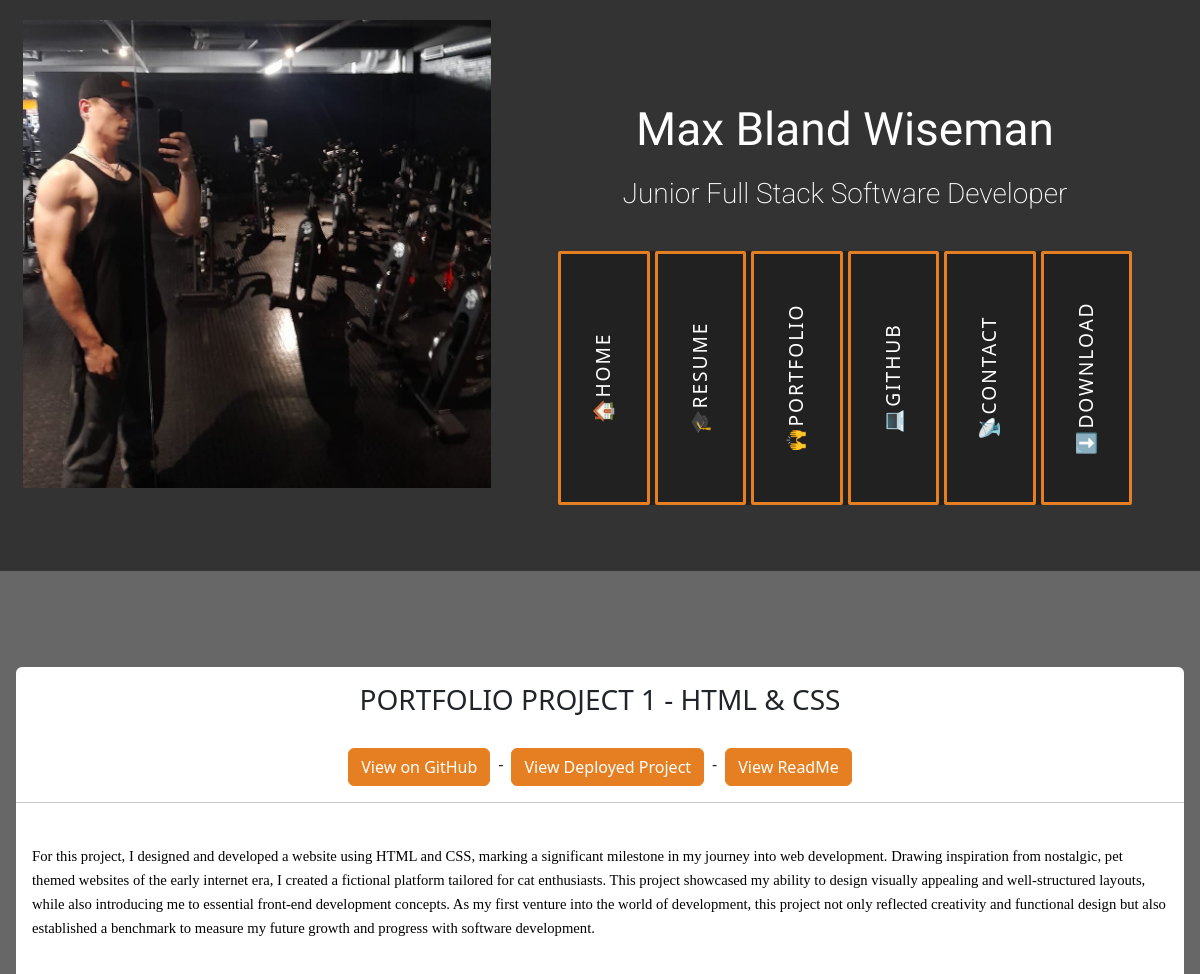
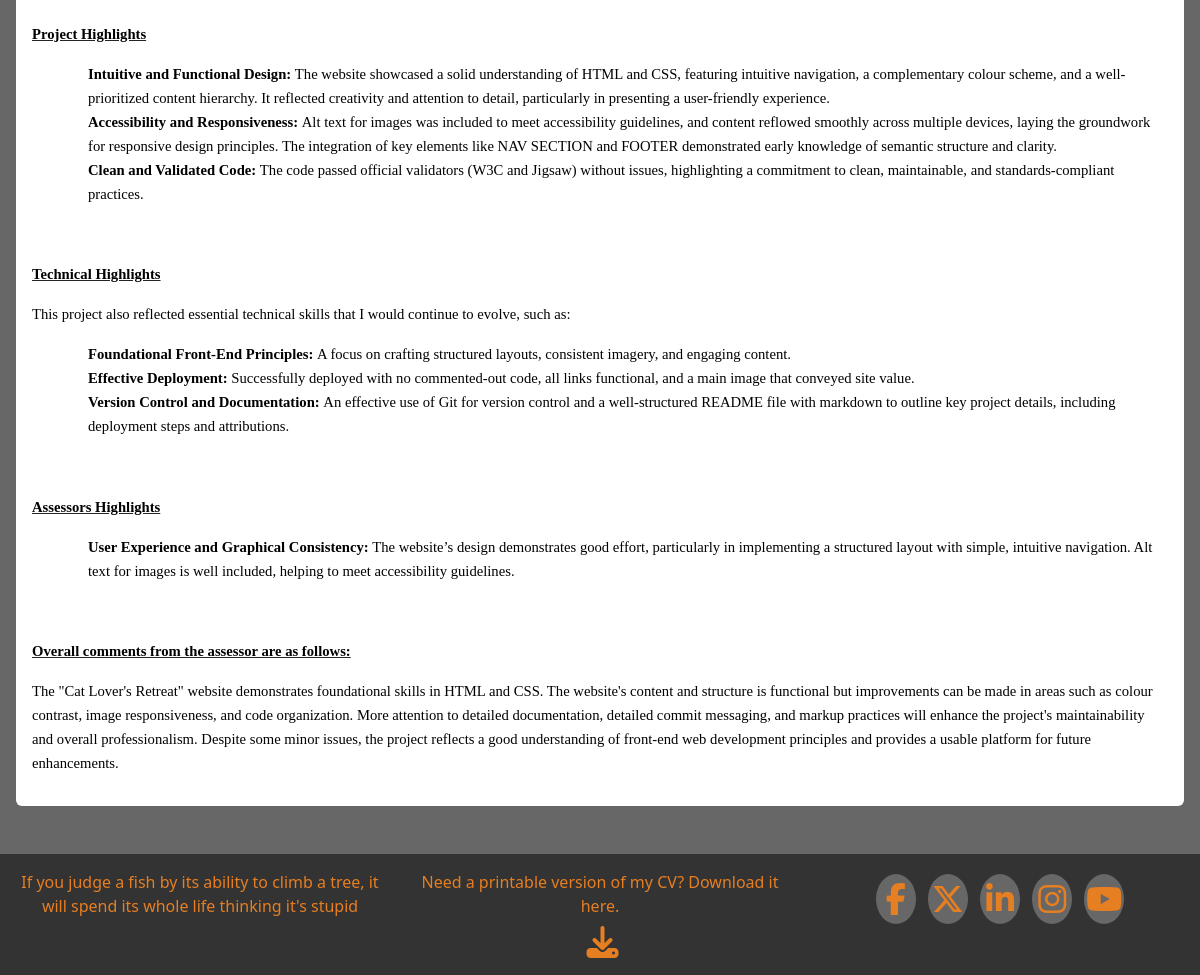
The page /project_detail/portfoli/ on the database its author committed (2 pictures, top to bottom).
### main/models.py (models this page shows, shortened)
class Projects(models.Model):
    slug = models.SlugField(max_length=100, unique=True, blank=True, editable=False)
    title = models.CharField(max_length=100)
    description = models.TextField()
    github_link = models.URLField(max_length=200)
    deployed_link = models.URLField(max_length=200)
    user = models.ForeignKey(User, on_delete=models.CASCADE)
    project_readme = models.TextField(blank=True, null=True)
    github_raw_content_base_url = models.CharField(max_length=255, blank=True)
    class Meta:
        verbose_name_plural = "Projects"

### main/views.py (the view)
# urls.py: path("project_detail/<slug:slug>/", views.project_detail,
def project_detail(request, slug):
    project = get_object_or_404(Projects, slug=slug)
    return render(request, 'main/project_detail.html', {
        'project': project,
        'google_maps_api_key': settings.GOOGLE_MAPS_API_KEY,
    })

### main/templates/main/project_detail.html (shortened to what this page needs)
{% extends 'base.html' %}
{% load static %}
{% block content %}
  <section class="bg-color-three-reasons">
    <div class="container-fluid">
      <div class="row justify-content-center">
      </div>
      <div class="row">
        <div class="col-12 mt-3 p-2">
          <div class="project-detail-container rounded mt-4 ms-2 me-2">
            <div class="row">
              <div class="col-12 text-center">
                <h3 class="uppercase bold mt-3">{{ project.title }}</h3>
                <br />
                <div id="portfolio-buttons" class="d-flex justify-content-center">
                  <a href="{{ project.github_link }}" class="btn btn-primary" target="_blank">View on GitHub</a>
                  <span><p class="ms-2 mt-1 mb-0 me-2">-</p></span>
                  <a href="{{ project.deployed_link }}" class="btn btn-primary" target="_blank">View Deployed Project</a>
                  <span><p class="ms-2 mt-1 mb-0 me-2">-</p></span>
                  <div>
                    <button id="toggle-readme" class="btn btn-primary">View ReadMe</button>
                  </div>
                </div>
              </div>
            </div>
            <hr />
            <article class="p-3">
              <div id="content-container">
                <div id="project-description">{{ project.description|safe }}</div>
              </div>
            </article>
          </div>
        </div>
      </div>
    </div>
  </section>
{% endblock %}

### static/css/style.css (style rules this page uses)
html, body { height: 100%; margin: 0; display: flex; flex-direction: column; background-color: #676767; }
section { flex: 1; display: flex; }
.bg-color-three-reasons { background-color: #676767; }
.btn-primary { background-color: #e67f22; border-color: #e67f22; color: #fff; }
.uppercase { text-transform: uppercase; }
article { margin-bottom: 40px; }
article p { margin-top: 0.5em; margin-bottom: 1em; }
article ul, article ol { margin-left: 1.5em; margin-bottom: 1em; }
.project-detail-container { background-color: #fff; }
ol, ul { list-style: none; }
strong, b { font-weight: bold; }

### rows shown on the page
Projects: title "PORTFOLIO PROJECT 1 - HTML & CSS", description "For this project, I designed and developed a website using HTML and CSS, marking a significant milestone in my journey into web development. Drawing inspiration from nostalgic, pet themed websites of the early internet era, I created a fictional platform tailored for cat enthusiasts. This project showcased my ability to design visually appealing and well-structured layouts, while also introducing me to essential front-end development concepts. As my first venture into the world of development, this project not only reflected creativity and functional design but also established a benchmark to measure my future growth and progress with software development. Project Highlights Intuitive and…"
